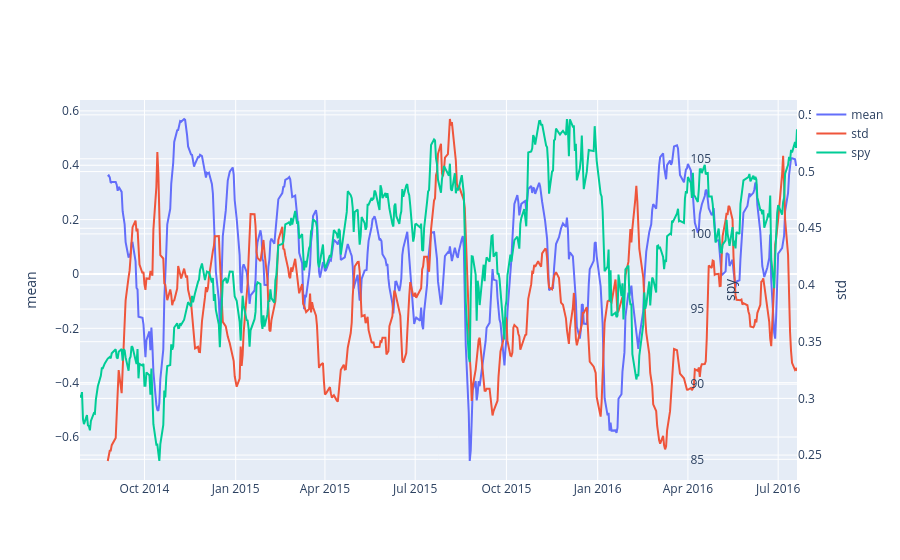

This figure's notebook cell:
### Code cell
plot_multi_time_series(
    [
        mean.iloc[index : index + 500],
        std.iloc[index : index + 500],
        spy_df["Close"].iloc[index : index + 500],
    ],
    name_list=["mean", "std", "spy"],
    yaxis_list=["y1", "y2", "y3"],
    yaxis_left=[True, False, False],
)

### Figure 1 — Plotly figure (JSON) as saved in the notebook; plotly's stock layout.template omitted (floating-point values rounded to 4 significant figures; data arrays with more than 128 entries replaced by an {"elided": "..."} marker saying what was removed)
{"data": [{"name": "mean", "type": "scatter", "x": {"elided": "500 str values"}, "y": {"elided": "500 float values"}, "yaxis": "y"}, {"name": "std", "type": "scatter", "x": {"elided": "500 str values"}, "y": {"elided": "500 float values"}, "yaxis": "y2"}, {"name": "spy", "type": "scatter", "x": {"elided": "500 str values"}, "y": {"elided": "500 float values"}, "yaxis": "y3"}], "layout": {"autosize": true, "xaxis": {"autorange": true, "range": ["2014-07-28", "2016-07-20"], "type": "date"}, "yaxis": {"autorange": true, "range": [-0.7582, 0.6401], "side": "left", "title": {"text": "mean"}, "type": "linear"}, "yaxis2": {"anchor": "x", "autorange": true, "overlaying": "y", "range": [0.228, 0.5631], "side": "right", "title": {"text": "std"}, "type": "linear"}, "yaxis3": {"anchor": "free", "autorange": true, "overlaying": "y", "position": 0.85, "range": [83.62, 108.9], "side": "right", "title": {"text": "spy"}, "type": "linear"}}}
